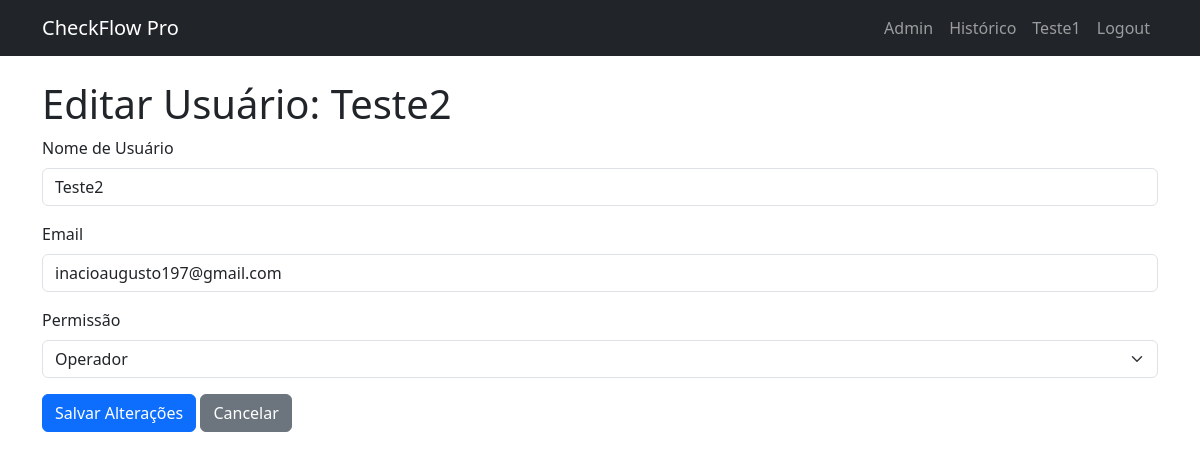
Page /admin/user/2/edit (signed in) on the earlier database version.
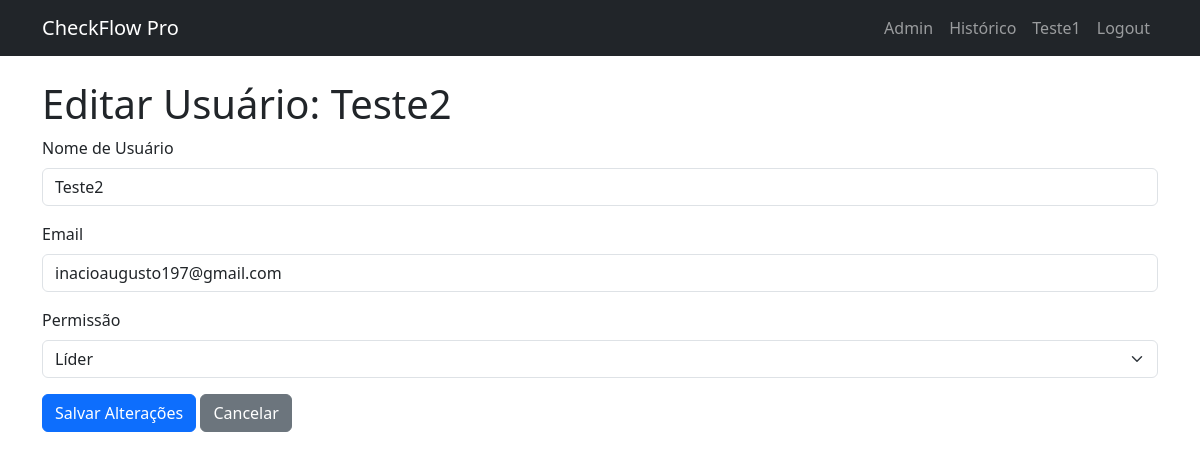
Same page on the later database version.
### app/models.py (models this page shows, shortened)
class User(UserMixin, db.Model):
    id = db.Column(db.Integer, primary_key=True)
    username = db.Column(db.String(80), unique=True, nullable=False)
    email = db.Column(db.String(120), unique=True, nullable=False)
    password_hash = db.Column(db.String(256)) # Aumentamos o tamanho para o hash
    role = db.Column(db.String(20), nullable=False)  # 'Administrador', 'Líder', 'Operador'
    sectors = db.relationship('Sector', secondary=leader_sector_association, back_populates='leaders')

### app/routes.py (the view, shortened to what this page needs)
@bp.route('/admin/user/<int:user_id>/edit', methods=['GET', 'POST'])
@login_required
@admin_required
def edit_user(user_id):
    user = User.query.get_or_404(user_id)
    form = UserEditForm(obj=user)
    return render_template('admin/user_form.html', form=form, user=user, title='Editar Usuário')

### app/forms.py
class UserEditForm(FlaskForm):
    username = StringField('Nome de Usuário', validators=[DataRequired(), Length(min=4, max=25)])
    email = StringField('Email', validators=[DataRequired(), Email()])
    role = SelectField('Permissão', choices=[
        ('Operador', 'Operador'),
        ('Líder', 'Líder'),
        ('Administrador', 'Administrador')
    ], validators=[InputRequired()])
    submit = SubmitField('Salvar Alterações')

### app/__init__.py (called while the page is built)
def create_app(config_class=Config):
    app = Flask(__name__)
    app.config.from_object(config_class)
    mail.init_app(app)
    db.init_app(app)
    migrate.init_app(app, db)
    login_manager.init_app(app)
    from . import models
    from . import routes
    app.register_blueprint(routes.bp) # Usaremos um Blueprint para organizar as rotas
    @login_manager.user_loader
    def load_user(user_id):
        return models.User.query.get(int(user_id))
    return app

### app/routes.py (called while the page is built)
def admin_required(f):
    @wraps(f)
    def decorated_function(*args, **kwargs):
        if not current_user.is_authenticated or current_user.role != 'Administrador':
            abort(403) # Proibido o acesso
        return f(*args, **kwargs)
    return decorated_function

### app/templates/admin/user_form.html (shortened to what this page needs)
{% extends "base.html" %}
{% block content %}
    <h1>Editar Usuário: {{ user.username }}</h1>
    <form method="POST" action="">
        <div class="mb-3">
            {{ form.username.label(class="form-label") }}
            {{ form.username(class="form-control") }}
        </div>
        <div class="mb-3">
            {{ form.email.label(class="form-label") }}
            {{ form.email(class="form-control") }}
        </div>
        <div class="mb-3">
            {{ form.role.label(class="form-label") }}
            {{ form.role(class="form-select") }}
        </div>
        <div class="mb-3">
            {{ form.submit(class="btn btn-primary") }}
            <a href="{{ url_for('main.list_users') }}" class="btn btn-secondary">Cancelar</a>
        </div>
    </form>
{% endblock %}

Differences in the rows shown:
changed User "Teste2": role "Operador" → "Líder"
